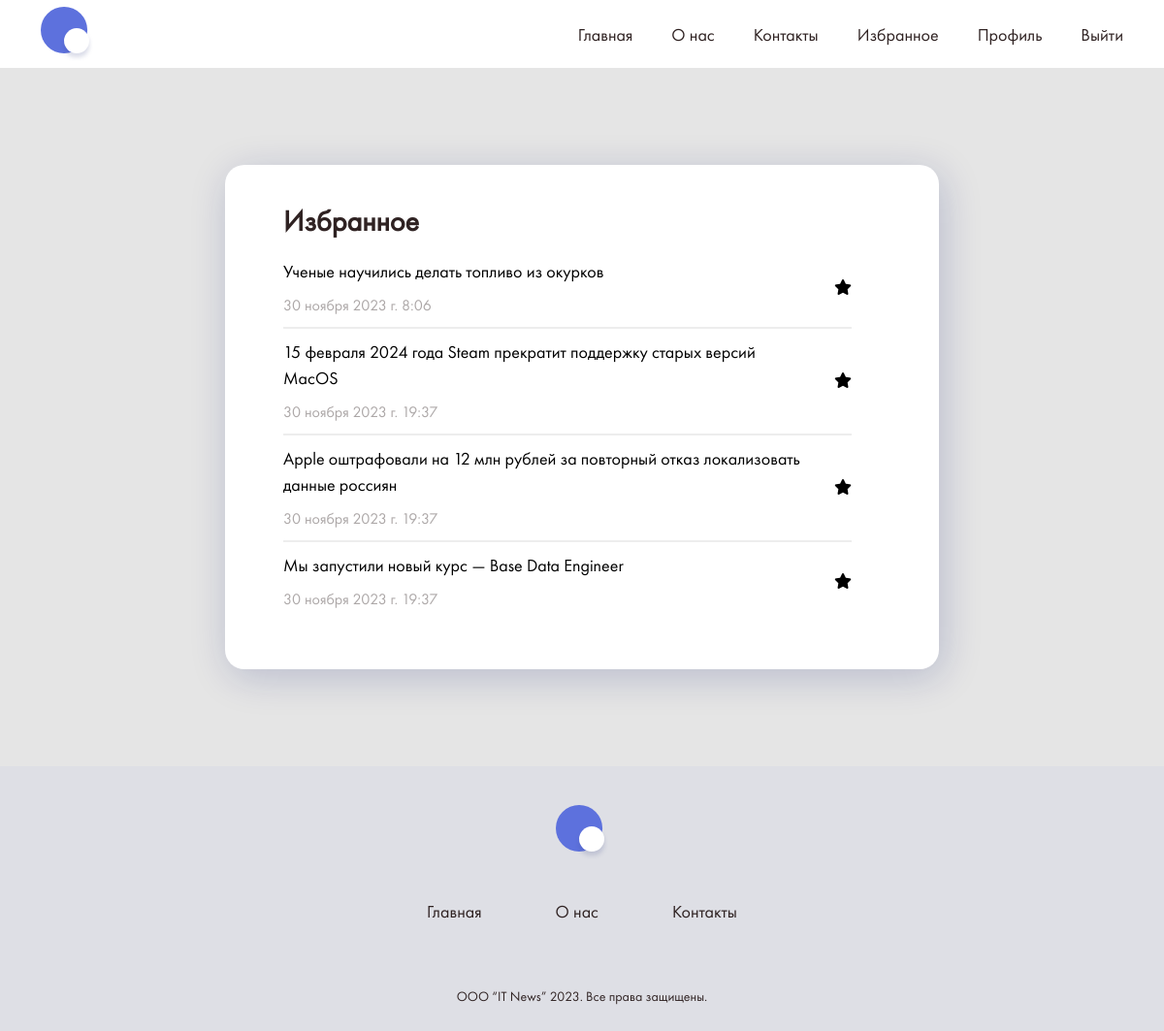
The page /articles/favourite/ (signed in) on the database as committed earlier.
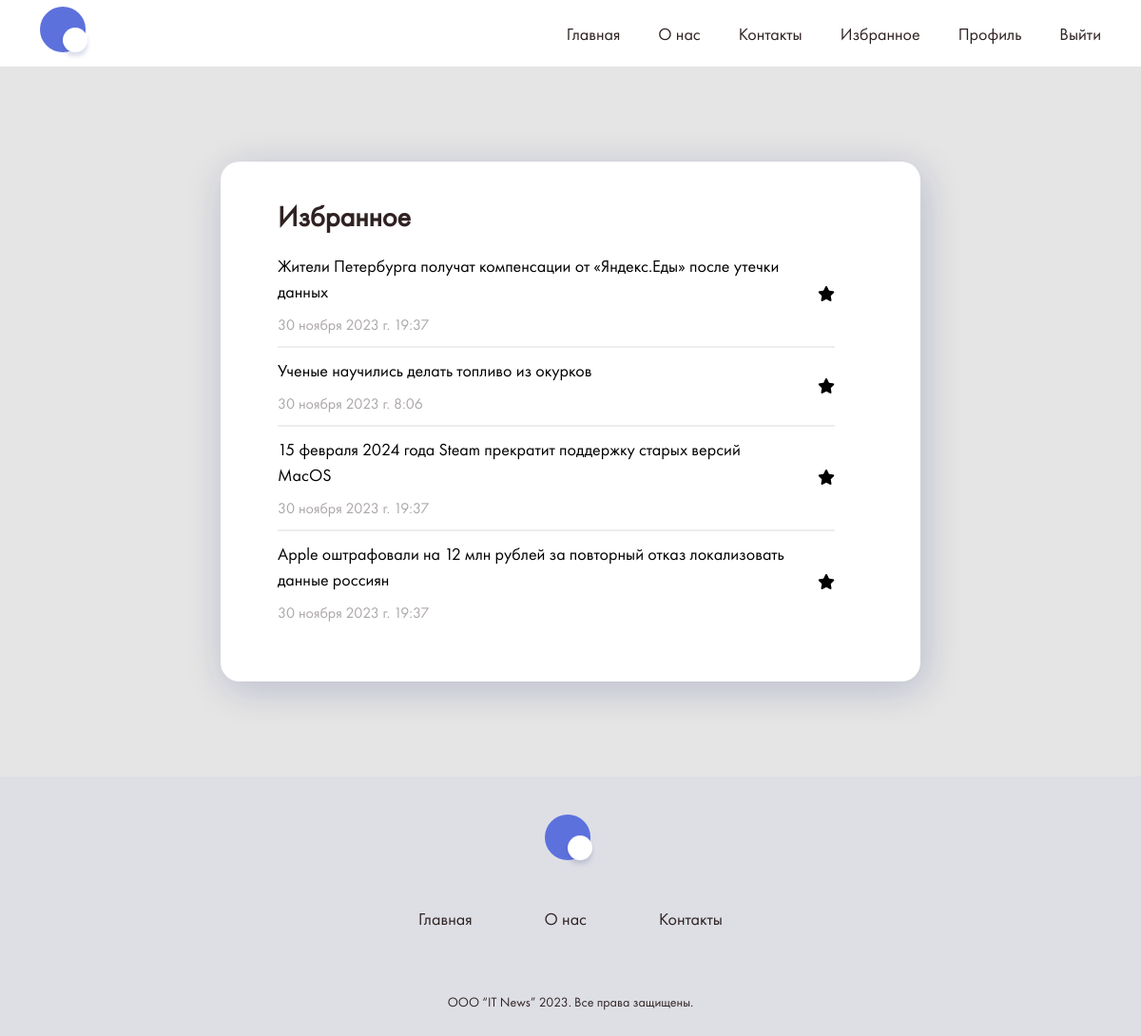
The same page on the database as committed later.
### articles/models.py (models this page shows, shortened)
class FavouriteArticle(models.Model):
    class Meta:
        verbose_name = "Избранная статья"
        verbose_name_plural = "Избранные статьи"
    user = models.ForeignKey(to=User, on_delete=models.CASCADE)
    article = models.ForeignKey(to=Article, on_delete=models.CASCADE)

class Article(models.Model):
    class Meta:
        verbose_name = "Статья"
        verbose_name_plural = "Статьи"
    title = models.CharField(max_length=150)
    information = models.TextField()
    image = models.ImageField(null=True, blank=True)
    dateTime = models.DateTimeField(auto_now_add=True)
    category = models.ForeignKey(to=ArticleCategory, on_delete=models.PROTECT)

### articles/views.py (the view)
# urls.py: path('favourite/', favourite, name='favourite'),
def favourite(request):
    favourites = FavouriteArticle.objects.filter(user=request.user).order_by('-id')
    context = {
        "favourites": favourites
    }
    return render(request, 'articles/favourite.html', context=context)

### articles/templates/articles/favourite.html
{% extends 'articles/base.html' %}
{% load static %}
{% block css %}
    <link rel="stylesheet" href="{% static 'css/favourite.css' %}">
{% endblock %}
{% block main %}
    <div class="container">
        <div class="row justify-content-center">
            <div class="col-lg-8 col-12 align-self-center">
                <div class="favourite-content">
                    <h2><b>Избранное</b></h2>
                    {% if favourites %}
                        <div class="favourite-list">
                            {% for favourite in favourites %}
                                <div class="favourite-item">
                                    <div class="favourite-item-wrapper">
                                        <a class="favourite-info" href="{% url 'articles:article' favourite.article.id %}">
                                            <div>
                                                <div class="article">{{ favourite.article.title }}</div>
                                                <div class="date">{{ favourite.article.dateTime }}</div>
                                            </div>
                                        </a>
                                        <a href="{% url 'articles:favourite_remove' favourite.id %}"><i
                                                class="fa-solid fa-star"></i></a>
                                    </div>
                                </div>
                            {% endfor %}
                        </div>
                    {% else %}
                        <div class="favourite-empty">
                            <img src="{% static 'image/not-found.jpg' %}" alt="">
                            <div>Не было добавлено ни одной статьи...</div>
                        </div>
                    {% endif %}
                </div>
            </div>
        </div>
    </div>
{% endblock %}

Rows that differ between the two databases and show on the page:
removed FavouriteArticle: article "Мы запустили новый курс — Base Data Engineer", article.dateTime "30 ноября 2023 г. 19:37"
added FavouriteArticle: article "Жители Петербурга получат компенсации от «Яндекс.Еды» после утечки данных", article.dateTime "30 ноября 2023 г. 19:37"
